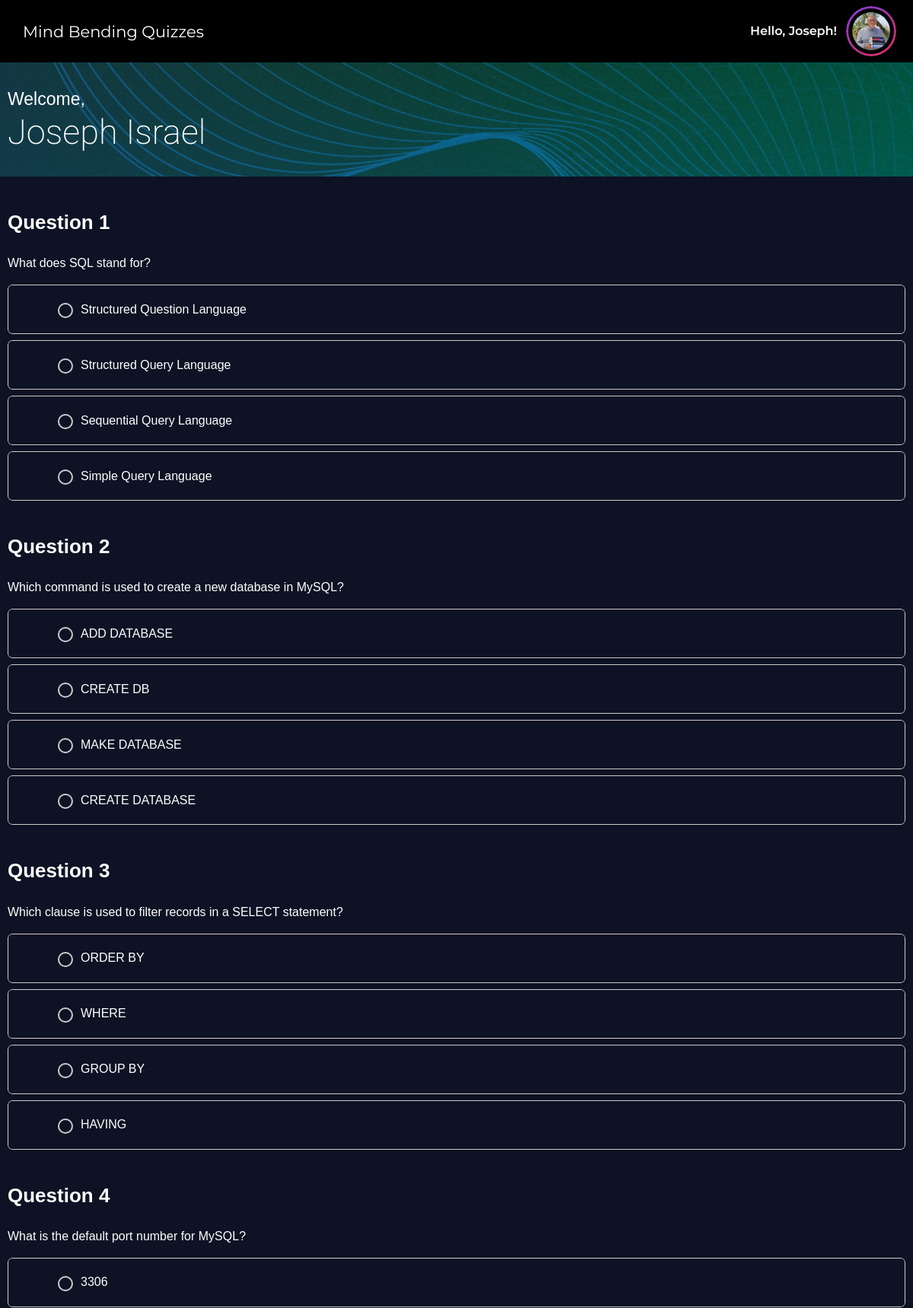
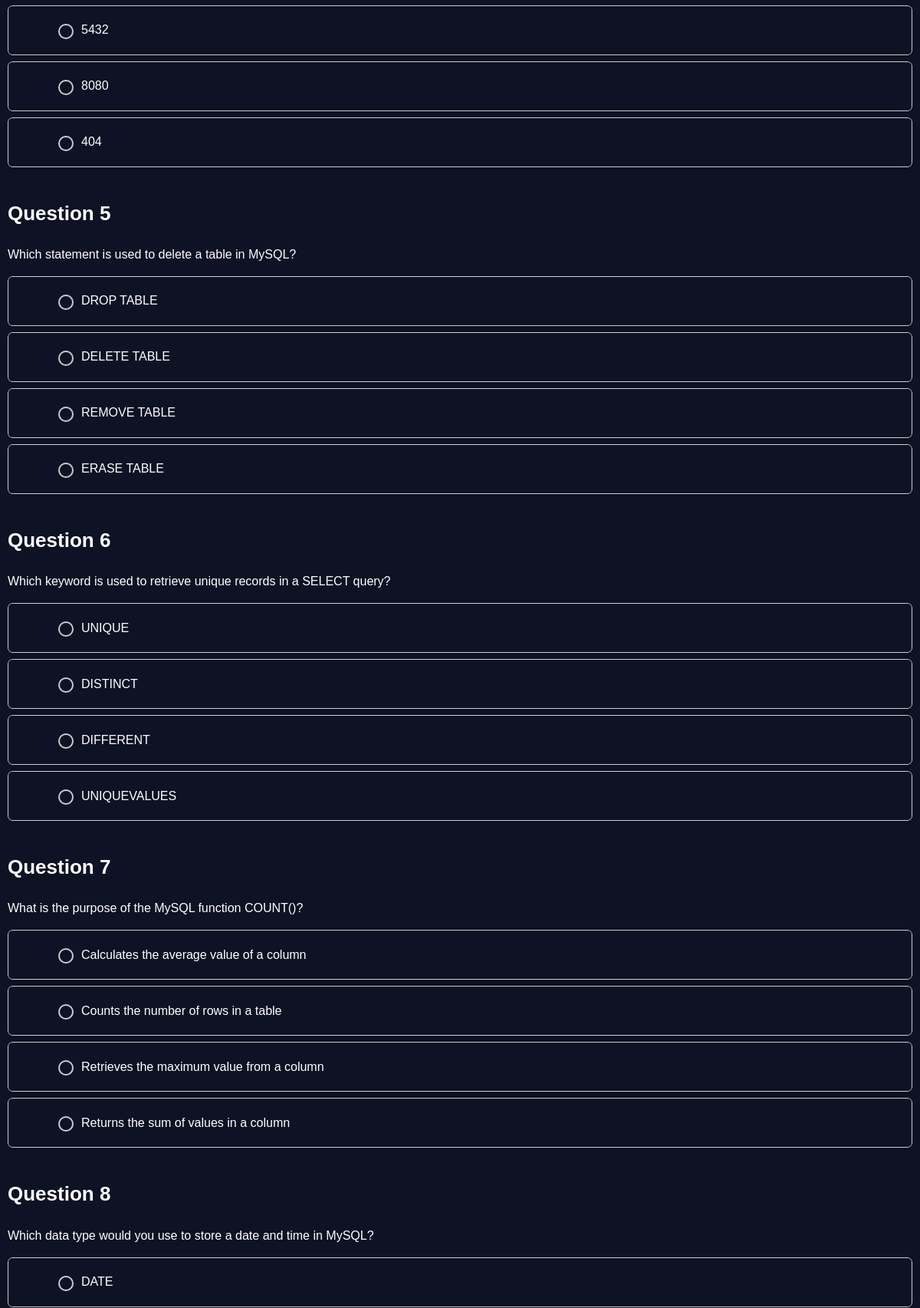
/components/take-quiz.php?quiz_name=SQL (signed in, upper part), run on the app's committed database (2 pictures, top to bottom).
### tables this page shows
CREATE TABLE `quiz_question` (
  `id` int(11) NOT NULL,
  `question_no` int(5) NOT NULL,
  `question_text` varchar(255) NOT NULL,
  `optiona` varchar(255) NOT NULL,
  `optionb` varchar(255) NOT NULL,
  `optionc` varchar(255) NOT NULL,
  `optiond` varchar(255) NOT NULL,
  `answer` varchar(255) NOT NULL,
  `quiz_name` varchar(255) NOT NULL
);

### components/take-quiz.php (the view, shortened to what this page needs)
<?php
include 'user-header.php';
include 'connection.php';
$quiz_name = isset($_GET["quiz_name"]) ? $_GET["quiz_name"] : null;
if ($quiz_name !== null) {
    $quiz_name=$_GET["quiz_name"];
?>
    <div class="quiz-wrapper">
            <form action="" method="POST">
               <?php    $res=mysqli_query($con,"select * from quiz_question where quiz_name = '$quiz_name'") or die(mysqli_error($con));?>
            <?php while($row=mysqli_fetch_array($res)){?>
            <div class="question-wrapper">
                <div class="question-top">
                    <h2  class="question-no">Question <span><?php echo $row["question_no"]?></span></h2>
                    <p class="question-text">
                    <?php echo htmlspecialchars($row["question_text"])?>
                    </p>
                </div>
                <div class="radio-group">
                    <label for="<?php echo htmlspecialchars($row["optiona"]) . $row["question_no"] ?>" class="label-wrapper">
                    <input type="radio"  name="choice<?php echo $row["question_no"]?>" value="<?php echo htmlspecialchars($row["optiona"])?>" id="<?php echo htmlspecialchars($row["optiona"]) . $row["question_no"]?>" />
                    <span class="label-text"
                        ><?php echo htmlspecialchars($row["optiona"])?></span
                    >
                    </label>
                </div>
                <div class="radio-group">
                    <label for="<?php echo htmlspecialchars($row["optionb"]) . $row["question_no"]?>" class="label-wrapper">
                    <input type="radio"  name="choice<?php echo $row["question_no"]?>" value="<?php echo htmlspecialchars($row["optionb"])?>" id="<?php echo htmlspecialchars($row["optionb"]) . $row["question_no"]?>" />
                    <span class="label-text"
                        ><?php echo htmlspecialchars($row["optionb"])?></span
                    >
                    </label>
                </div>
                <div class="radio-group">
                    <label for="<?php echo htmlspecialchars($row["optionc"]) . $row["question_no"]?>" class="label-wrapper">
                    <input type="radio"  name="choice<?php echo $row["question_no"]?>" value="<?php echo htmlspecialchars($row["optionc"])?>" id="<?php echo htmlspecialchars($row["optionc"]) . $row["question_no"]?>" />
                    <span class="label-text"
                        ><?php echo htmlspecialchars($row["optionc"])?></span
                    >
                    </label>
                </div>
                <div class="radio-group">
                    <label for="<?php echo htmlspecialchars($row["optiond"]) . $row["question_no"]?>" class="label-wrapper">
                    <input type="radio"  name="choice<?php echo $row["question_no"]?>" value="<?php echo htmlspecialchars($row["optiond"])?>" id="<?php echo htmlspecialchars($row["optiond"]) . $row["question_no"]?>" />
                    <span class="label-text"><?php echo htmlspecialchars($row["optiond"])?></span>
                    </label>
                </div>
            </div>
            <?php } ?>
        </form>
    </div>
  </body>
</html>
<?php } ?>

### styles.css (style rules this page uses)
body { font-family: Arial, sans-serif; margin: 0; }
html, body, div, span, applet, object, iframe, h1, h2, h3, h4, h5, h6, p, blockquote, pre, a, abbr, acronym, address, big, cite, code, del, dfn, em, img, ins, kbd, q, s, samp, small, strike, strong, sub, sup, tt, var, b, u, i, center, dl, dt, dd, ol, ul, li, fieldset, form, label, legend, table, caption, tbody, tfoot, thead, tr, th, td, article, aside, canvas, details, embed, figure, figcaption, footer, header, hgroup, menu, nav, output, ruby, section, summary, time, mark, audio, video { margin: 0; padding: 0; border: 0; font-size: 100%; font: inherit; vertical-align: baseline; }
body { line-height: 1; }
*, *::before, *::after { box-sizing: border-box; }
:root { --clr-primary: #8b3dff; --clr-secondary: #9e77f3; }
body { font-family: Arial, Helvetica, sans-serif; }
.take-quiz { background: #0d1224; }
.question-no { font-weight: 600; line-height: 1.2; font-size: 26px; margin-bottom: 10px; }
.question-text { padding: 20px 0; }
.question-wrapper { max-width: 1180px; margin: 0 auto; margin-top: 45px; color: #fff; }
.radio-group { position: relative; overflow: hidden; margin-bottom: 8px; border-radius: 6px; box-shadow: 0 2px 4px rgba(0, 0, 0, 0.1); }
.radio-group label { display: flex; align-items: center; transition: all 0.3s ease-in; cursor: pointer; padding: 20px 60px; border: 1px solid #ccc; border-radius: 6px; }
.radio-group label .label-text { transition: all 0.1s ease-in; cursor: pointer; }
input[type="radio"] { appearance: none; -webkit-appearance: none; width: 20px; height: 20px; border-radius: 50%; border: 2px solid #ccc; outline: none; cursor: pointer; margin-right: 10px; }
.radio-group .label-text::after { content: ""; position: absolute; inset: 0; opacity: 0; background: url(images/selected-blank.png) transparent top right no-repeat; z-index: 1; pointer-events: none; }
.radio-group .label-wrapper { overflow: hidden; border-radius: 6px; }

### data on the page
quiz_question: question_no "1", question_text "What does SQL stand for?", optiona "Structured Question Language", optionb "Structured Query Language", optionc "Sequential Query Language", optiond "Simple Query Language"
quiz_question: question_no "2", question_text "Which command is used to create a new database in MySQL?", optiona "ADD DATABASE", optionb "CREATE DB", optionc "MAKE DATABASE", optiond "CREATE DATABASE"
quiz_question: question_no "3", question_text "Which clause is used to filter records in a SELECT statement?", optiona "ORDER BY", optionb "WHERE", optionc "GROUP BY", optiond "HAVING"
quiz_question: question_no "4", question_text "What is the default port number for MySQL?", optiona "3306", optionb "5432", optionc "8080", optiond "404"
quiz_question: question_no "5", question_text "Which statement is used to delete a table in MySQL?", optiona "DROP TABLE", optionb "DELETE TABLE", optionc "REMOVE TABLE", optiond "ERASE TABLE"
quiz_question: question_no "6", question_text "Which keyword is used to retrieve unique records in a SELECT query?", optiona "UNIQUE", optionb "DISTINCT", optionc "DIFFERENT", optiond "UNIQUEVALUES"
quiz_question: question_no "7", question_text "What is the purpose of the MySQL function COUNT()?", optiona "Calculates the average value of a column", optionb "Counts the number of rows in a table", optionc "Retrieves the maximum value from a column", optiond "Returns the sum of values in a column"
quiz_question: question_no "8", question_text "Which data type would you use to store a date and time in MySQL?", optiona "DATE"

### other printed values
$firstname "Joseph"
$lastname "Israel"
